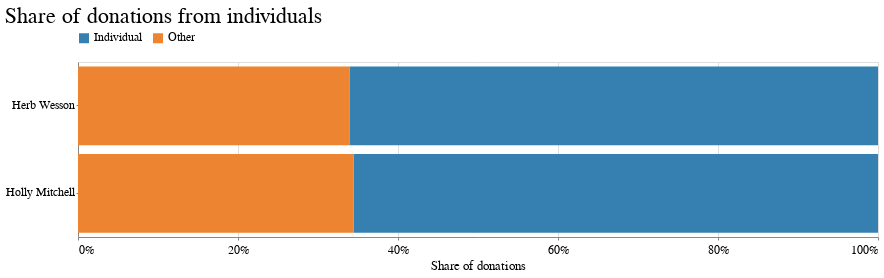

The notebook cell this image was saved under:
### Code cell
bars = alt.Chart(ind_other_totals, title='Share of donations from individuals').mark_bar().encode(
    x=alt.X('sum(amount_rcvd)', stack="normalize", title="Share of donations",axis=alt.Axis(format='%', tickCount=6)),
    y=alt.Y('candidate_name', title=""),
    color=alt.Color('type',legend=alt.Legend(title="", orient='top')),
    order=alt.Order('sum(amount_rcvd)', sort='ascending')
)
(bars).properties(height=175, width=800)

### Figure 1 — Vega-Lite specification as saved in the notebook (floating-point values rounded to 4 significant figures)
{"config": {"view": {"width": 800, "height": 450}, "background": "#ffffff", "title": {"anchor": "start", "font": "Benton Gothic Bold, sans", "fontColor": "#000000", "fontSize": 22, "fontWeight": "normal"}, "arc": {"fill": "#82c6df"}, "area": {"fill": "#82c6df"}, "line": {"stroke": "#82c6df", "strokeWidth": 3}, "path": {"stroke": "#82c6df"}, "rect": {"fill": "#82c6df"}, "shape": {"stroke": "#82c6df"}, "bar": {"fill": "#82c6df"}, "point": {"stroke": "#82c6df"}, "symbol": {"fill": "#82c6df", "size": 30}, "axis": {"titleFont": "Benton Gothic Bold, sans", "titleFontSize": 13, "titleFontWeight": "normal", "labelFont": "Benton Gothic, sans", "labelFontSize": 11.5, "labelFontWeight": "normal"}, "axisX": {"labelAngle": 0, "labelPadding": 4, "tickSize": 3}, "axisY": {"labelBaseline": "middle", "maxExtent": 45, "minExtent": 45, "tickSize": 2, "titleAlign": "left", "titleAngle": 0, "titleX": -45, "titleY": -11}, "legend": {"titleFont": "Benton Gothic Bold, sans", "titleFontSize": 13, "titleFontWeight": "normal", "symbolType": "square", "labelFont": "Benton Gothic, sans", "labelFontSize": 11.5}, "range": {"category": ["#3580b1", "#ec8431", "#ab7fb4", "#c89d29", "#adc839", "#829eb1"], "diverging": ["#e68a4f", "#f4bb6a", "#f9e39c", "#dadfe2", "#a6b7c6", "#849eae"], "heatmap": ["#fbf2c7", "#f9e39c", "#f8d36e", "#f4bb6a", "#e68a4f", "#d15a40", "#ab4232"], "ordinal": ["#fbf2c7", "#f9e39c", "#f8d36e", "#f4bb6a", "#e68a4f", "#d15a40", "#ab4232"], "ramp": ["#fbf2c7", "#f9e39c", "#f8d36e", "#f4bb6a", "#e68a4f", "#d15a40", "#ab4232"]}}, "data": {"name": "data-53561d39a824f708030a1b00de180d4b"}, "mark": "bar", "encoding": {"color": {"type": "nominal", "field": "type", "legend": {"orient": "top", "title": ""}}, "order": {"type": "quantitative", "aggregate": "sum", "field": "amount_rcvd", "sort": "ascending"}, "x": {"type": "quantitative", "aggregate": "sum", "axis": {"format": "%", "tickCount": 6}, "field": "amount_rcvd", "stack": "normalize", "title": "Share of donations"}, "y": {"type": "nominal", "field": "candidate_name", "title": ""}}, "height": 175, "title": "Share of donations from individuals", "width": 800, "$schema": "https://vega.github.io/schema/vega-lite/v4.8.1.json", "datasets": {"data-53561d39a824f708030a1b00de180d4b": [{"type": "Individual", "candidate_name": "Herb Wesson", "amount_rcvd": 1693879}, {"type": "Individual", "candidate_name": "Holly Mitchell", "amount_rcvd": 1071413}, {"type": "Other", "candidate_name": "Herb Wesson", "amount_rcvd": 869728}, {"type": "Other", "candidate_name": "Holly Mitchell", "amount_rcvd": 563804}]}}
